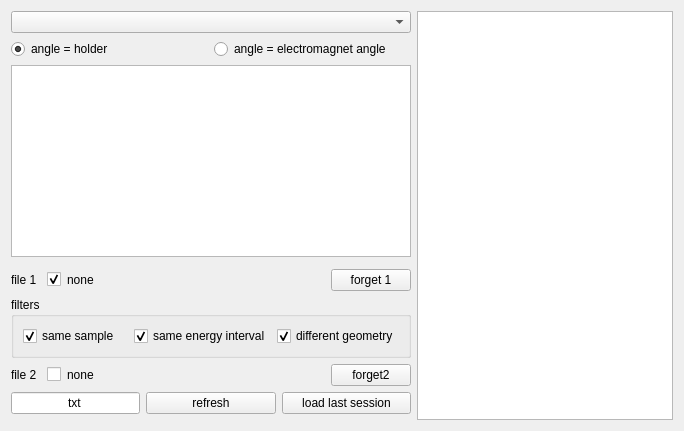
      <widget class="QWidget" name="tab">
       <property name="sizePolicy">
        <sizepolicy hsizetype="Preferred" vsizetype="Minimum">
         <horstretch>0</horstretch>
         <verstretch>0</verstretch>
        </sizepolicy>
       </property>
       <attribute name="title">
        <string>file Select</string>
       </attribute>
       <layout class="QGridLayout" name="gridLayout_3">
        <item row="4" column="0">
         <widget class="QLabel" name="label_16">
          <property name="sizePolicy">
           <sizepolicy hsizetype="Maximum" vsizetype="Preferred">
            <horstretch>0</horstretch>
            <verstretch>0</verstretch>
           </sizepolicy>
          </property>
          <property name="minimumSize">
           <size>
            <width>30</width>
            <height>0</height>
           </size>
          </property>
          <property name="text">
           <string>file 1</string>
          </property>
         </widget>
        </item>
        <item row="4" column="3">
         <widget class="QPushButton" name="forget1Button">
          <property name="sizePolicy">
           <sizepolicy hsizetype="Maximum" vsizetype="Fixed">
            <horstretch>0</horstretch>
            <verstretch>0</verstretch>
           </sizepolicy>
          </property>
          <property name="toolTip">
           <string>Replace the first file with &quot;none&quot;.</string>
          </property>
          <property name="toolTipDuration">
           <number>100000</number>
          </property>
          <property name="text">
           <string>forget 1</string>
          </property>
         </widget>
        </item>
        <item row="4" column="2">
         <widget class="QLabel" name="file1Label">
          <property name="toolTip">
           <string>First file name.</string>
          </property>
          <property name="toolTipDuration">
           <number>100000</number>
          </property>
          <property name="text">
           <string>none</string>
          </property>
         </widget>
        </item>
        <item row="0" column="4" rowspan="9">
         <widget class="QTableView" name="fileTable">
          <property name="sizePolicy">
           <sizepolicy hsizetype="Expanding" vsizetype="Preferred">
            <horstretch>0</horstretch>
            <verstretch>0</verstretch>
           </sizepolicy>
          </property>
          <property name="toolTipDuration">
           <number>100000</number>
          </property>
          <property name="sortingEnabled">
           <bool>true</bool>
          </property>
          <attribute name="verticalHeaderVisible">
           <bool>false</bool>
          </attribute>
         </widget>
        </item>
        <item row="6" column="2">
         <widget class="QLabel" name="file2Label">
          <property name="toolTip">
           <string>Second file name.</string>
          </property>
          <property name="toolTipDuration">
           <number>100000</number>
          </property>
          <property name="text">
           <string>none</string>
          </property>
         </widget>
        </item>
        <item row="6" column="0">
         <widget class="QLabel" name="label_17">
          <property name="sizePolicy">
           <sizepolicy hsizetype="Maximum" vsizetype="Preferred">
            <horstretch>0</horstretch>
            <verstretch>0</verstretch>
           </sizepolicy>
          </property>
          <property name="minimumSize">
           <size>
            <width>30</width>
            <height>0</height>
           </size>
          </property>
          <property name="text">
           <string>file 2</string>
          </property>
         </widget>
        </item>
        <item row="6" column="1">
         <widget class="QCheckBox" name="file2Box">
          <property name="sizePolicy">
           <sizepolicy hsizetype="Maximum" vsizetype="Fixed">
            <horstretch>0</horstretch>
            <verstretch>0</verstretch>
           </sizepolicy>
          </property>
          <property name="toolTip">
           <string>Processing second file.</string>
          </property>
          <property name="toolTipDuration">
           <number>100000</number>
          </property>
          <property name="text">
           <string/>
          </property>
          <property name="autoExclusive">
           <bool>false</bool>
          </property>
          <attribute name="buttonGroup">
           <string notr="true">fileGroup</string>
          </attribute>
         </widget>
        </item>
        <item row="7" column="0" colspan="4">
         <layout class="QHBoxLayout" name="horizontalLayout">
          <item>
           <widget class="QLineEdit" name="fileMask">
            <property name="sizePolicy">
             <sizepolicy hsizetype="Minimum" vsizetype="Fixed">
              <horstretch>0</horstretch>
              <verstretch>0</verstretch>
             </sizepolicy>
            </property>
            <property name="minimumSize">
             <size>
              <width>81</width>
              <height>21</height>
             </size>
            </property>
            <property name="toolTip">
             <string>File extension.</string>
            </property>
            <property name="toolTipDuration">
             <number>100000</number>
            </property>
            <property name="text">
             <string>txt</string>
            </property>
            <property name="alignment">
             <set>Qt::AlignCenter</set>
            </property>
           </widget>
          </item>
          <item>
           <widget class="QPushButton" name="refreshButton">
            <property name="minimumSize">
             <size>
              <width>80</width>
              <height>21</height>
             </size>
            </property>
            <property name="toolTip">
             <string>Refresh the file system tree.</string>
            </property>
            <property name="toolTipDuration">
             <number>100000</number>
            </property>
            <property name="text">
             <string>refresh</string>
            </property>
           </widget>
          </item>
          <item>
           <widget class="QPushButton" name="sessionButton">
            <property name="text">
             <string>load last session</string>
            </property>
           </widget>
          </item>
         </layout>
        </item>
        <item row="2" column="0" colspan="4">
         <widget class="QTreeView" name="fileTree">
          <property name="sizePolicy">
           <sizepolicy hsizetype="Minimum" vsizetype="Expanding">
            <horstretch>0</horstretch>
            <verstretch>0</verstretch>
           </sizepolicy>
          </property>
          <property name="minimumSize">
           <size>
            <width>400</width>
            <height>0</height>
           </size>
          </property>
          <property name="toolTip">
           <string>File system tree.</string>
          </property>
          <property name="toolTipDuration">
           <number>100000</number>
          </property>
         </widget>
        </item>
        <item row="0" column="0" colspan="4">
         <widget class="QComboBox" name="driveBox">
          <property name="sizePolicy">
           <sizepolicy hsizetype="Minimum" vsizetype="Fixed">
            <horstretch>0</horstretch>
            <verstretch>0</verstretch>
           </sizepolicy>
          </property>
          <property name="minimumSize">
           <size>
            <width>300</width>
            <height>22</height>
           </size>
          </property>
          <property name="toolTip">
           <string>Drive selection.</string>
          </property>
          <property name="toolTipDuration">
           <number>100000</number>
          </property>
         </widget>
        </item>
        <item row="6" column="3">
         <widget class="QPushButton" name="forget2Button">
          <property name="sizePolicy">
           <sizepolicy hsizetype="Maximum" vsizetype="Fixed">
            <horstretch>0</horstretch>
            <verstretch>0</verstretch>
           </sizepolicy>
          </property>
          <property name="toolTip">
           <string>Replace the second file with &quot;none&quot;.</string>
          </property>
          <property name="toolTipDuration">
           <number>100000</number>
          </property>
          <property name="text">
           <string>forget2</string>
          </property>
         </widget>
        </item>
        <item row="4" column="1">
         <widget class="QCheckBox" name="file1Box">
          <property name="sizePolicy">
           <sizepolicy hsizetype="Maximum" vsizetype="Fixed">
            <horstretch>0</horstretch>
            <verstretch>0</verstretch>
           </sizepolicy>
          </property>
          <property name="toolTip">
           <string>Processing first file.</string>
          </property>
          <property name="toolTipDuration">
           <number>100000</number>
          </property>
          <property name="text">
           <string/>
          </property>
          <property name="checked">
           <bool>true</bool>
          </property>
          <property name="autoExclusive">
           <bool>false</bool>
          </property>
          <attribute name="buttonGroup">
           <string notr="true">fileGroup</string>
          </attribute>
         </widget>
        </item>
        <item row="5" column="0" colspan="4">
         <widget class="QGroupBox" name="groupBox_2">
          <property name="minimumSize">
           <size>
            <width>0</width>
            <height>40</height>
           </size>
          </property>
          <property name="title">
           <string>filters</string>
          </property>
          <layout class="QGridLayout" name="gridLayout_11">
           <item row="0" column="0">
            <layout class="QHBoxLayout" name="horizontalLayout_2">
             <item>
              <widget class="QCheckBox" name="sampleBox">
               <property name="toolTip">
                <string>show data for the same sample as in the first file only</string>
               </property>
               <property name="text">
                <string>same sample</string>
               </property>
               <property name="checked">
                <bool>true</bool>
               </property>
               <attribute name="buttonGroup">
                <string notr="true">filterGroup</string>
               </attribute>
              </widget>
             </item>
             <item>
              <widget class="QCheckBox" name="energyBox">
               <property name="toolTip">
                <string>show data for the same energy interval as in the first file only</string>
               </property>
               <property name="text">
                <string>same energy interval</string>
               </property>
               <property name="checked">
                <bool>true</bool>
               </property>
               <attribute name="buttonGroup">
                <string notr="true">filterGroup</string>
               </attribute>
              </widget>
             </item>
             <item>
              <widget class="QCheckBox" name="geomBox">
               <property name="toolTip">
                <string>show data with different geometry regarding to the first file only</string>
               </property>
               <property name="text">
                <string>different geometry</string>
               </property>
               <property name="checked">
                <bool>true</bool>
               </property>
               <attribute name="buttonGroup">
                <string notr="true">filterGroup</string>
               </attribute>
              </widget>
             </item>
            </layout>
           </item>
          </layout>
         </widget>
        </item>
        <item row="1" column="0" colspan="4">
         <layout class="QHBoxLayout" name="horizontalLayout_3">
          <item>
           <widget class="QRadioButton" name="holderButton">
            <property name="text">
             <string>angle = holder</string>
            </property>
            <property name="checked">
             <bool>true</bool>
            </property>
            <attribute name="buttonGroup">
             <string notr="true">treatAngleAsGroup</string>
            </attribute>
           </widget>
          </item>
          <item>
           <widget class="QRadioButton" name="angleButton">
            <property name="text">
             <string>angle = electromagnet angle</string>
            </property>
            <attribute name="buttonGroup">
             <string notr="true">treatAngleAsGroup</string>
            </attribute>
           </widget>
          </item>
         </layout>
        </item>
       </layout>
      </widget>
